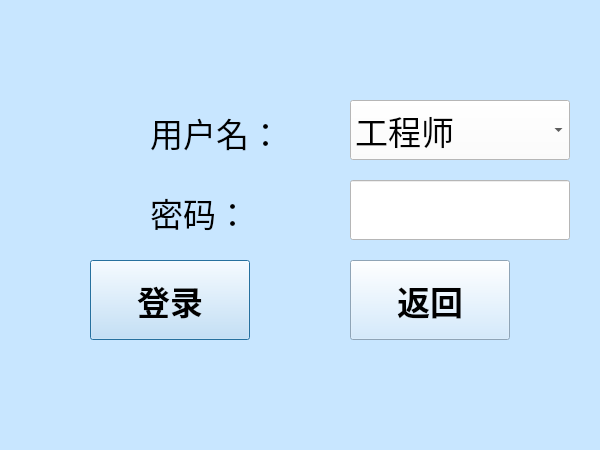
<?xml version="1.0" encoding="UTF-8"?>
<ui version="4.0">
 <class>UserWindow</class>
 <widget class="QDialog" name="UserWindow">
  <property name="geometry">
   <rect>
    <x>0</x>
    <y>0</y>
    <width>600</width>
    <height>450</height>
   </rect>
  </property>
  <property name="font">
   <font>
    <pointsize>13</pointsize>
   </font>
  </property>
  <property name="windowTitle">
   <string>UserWindow</string>
  </property>
  <property name="windowIcon">
   <iconset>
    <normaloff>myfile/images/user.jpg</normaloff>myfile/images/user.jpg</iconset>
  </property>
  <property name="styleSheet">
   <string notr="true">background-color: rgb(200, 230, 255);</string>
  </property>
  <widget class="QLabel" name="label">
   <property name="geometry">
    <rect>
     <x>10</x>
     <y>110</y>
     <width>120</width>
     <height>120</height>
    </rect>
   </property>
   <property name="text">
    <string/>
   </property>
   <property name="pixmap">
    <pixmap>myfile/images/user.jpg</pixmap>
   </property>
   <property name="scaledContents">
    <bool>true</bool>
   </property>
  </widget>
  <widget class="QLabel" name="zzz">
   <property name="geometry">
    <rect>
     <x>150</x>
     <y>110</y>
     <width>180</width>
     <height>45</height>
    </rect>
   </property>
   <property name="font">
    <font>
     <pointsize>25</pointsize>
    </font>
   </property>
   <property name="text">
    <string>用户名：</string>
   </property>
  </widget>
  <widget class="QLabel" name="pwdLbl">
   <property name="geometry">
    <rect>
     <x>150</x>
     <y>190</y>
     <width>180</width>
     <height>45</height>
    </rect>
   </property>
   <property name="font">
    <font>
     <pointsize>25</pointsize>
    </font>
   </property>
   <property name="text">
    <string>密码：</string>
   </property>
  </widget>
  <widget class="QComboBox" name="userNameLEd">
   <property name="geometry">
    <rect>
     <x>350</x>
     <y>100</y>
     <width>220</width>
     <height>60</height>
    </rect>
   </property>
   <property name="font">
    <font>
     <pointsize>25</pointsize>
    </font>
   </property>
   <property name="styleSheet">
    <string notr="true">background-color: rgb(255, 255, 255);</string>
   </property>
   <item>
    <property name="text">
     <string>工程师</string>
    </property>
   </item>
   <item>
    <property name="text">
     <string>操作员</string>
    </property>
   </item>
  </widget>
  <widget class="QLineEdit" name="pwdLEd">
   <property name="geometry">
    <rect>
     <x>350</x>
     <y>180</y>
     <width>220</width>
     <height>60</height>
    </rect>
   </property>
   <property name="font">
    <font>
     <pointsize>11</pointsize>
    </font>
   </property>
   <property name="styleSheet">
    <string notr="true">background-color: rgb(255, 255, 255);</string>
   </property>
  </widget>
  <widget class="QPushButton" name="loginBtn">
   <property name="geometry">
    <rect>
     <x>90</x>
     <y>260</y>
     <width>160</width>
     <height>80</height>
    </rect>
   </property>
   <property name="font">
    <font>
     <pointsize>25</pointsize>
     <weight>75</weight>
     <italic>false</italic>
     <bold>true</bold>
    </font>
   </property>
   <property name="text">
    <string>登录</string>
   </property>
   <property name="icon">
    <iconset>
     <normaloff>myfile/images/Mabe/arrow-right-circle.jpg</normaloff>myfile/images/Mabe/arrow-right-circle.jpg</iconset>
   </property>
   <property name="iconSize">
    <size>
     <width>46</width>
     <height>46</height>
    </size>
   </property>
  </widget>
  <widget class="QPushButton" name="exitBtn">
   <property name="geometry">
    <rect>
     <x>350</x>
     <y>260</y>
     <width>160</width>
     <height>80</height>
    </rect>
   </property>
   <property name="font">
    <font>
     <pointsize>25</pointsize>
     <weight>75</weight>
     <italic>false</italic>
     <bold>true</bold>
    </font>
   </property>
   <property name="text">
    <string>返回</string>
   </property>
   <property name="icon">
    <iconset>
     <normaloff>myfile/images/Mabe/arrow-left-circle.jpg</normaloff>myfile/images/Mabe/arrow-left-circle.jpg</iconset>
   </property>
   <property name="iconSize">
    <size>
     <width>46</width>
     <height>46</height>
    </size>
   </property>
  </widget>
 </widget>
 <layoutdefault spacing="6" margin="11"/>
 <resources/>
 <connections/>
</ui>
